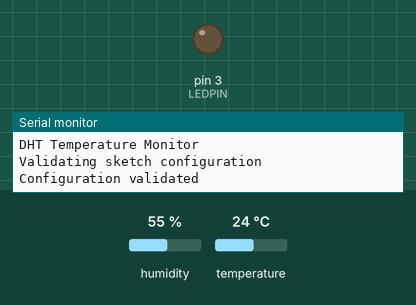
The sketch below on a simulated Arduino Uno, built with avr-gcc and run on an emulated ATmega328P. Shown: output pins drawn as LEDs (lit = HIGH), the last lines printed to the serial monitor. The test bench sets the inputs (shaded band); at power-on: humidity 55 %, temperature 24 °C.

Above: at 0.8 s.
At 3.1 s:
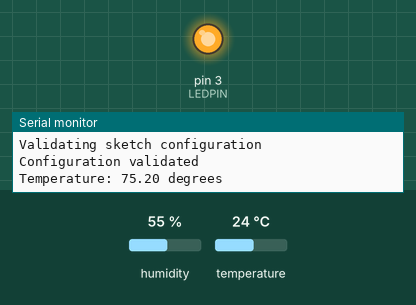
Timing chart, 0 to 4.6 s (numbered marks = the images above):
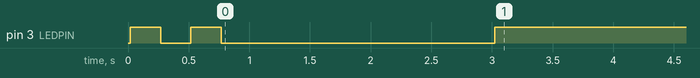

Measured:
- by itself, pin 3 (LEDPIN): HIGH → LOW at 0.27 s, → HIGH 0.25 s later, → LOW 0.25 s later, → HIGH 2.3 s later

The sketch:

arduino-dht22-2.ino
```cpp
// This sketch started as an Example testing sketch for various DHT humidity/temperature sensors
// Written by ladyada, public domain

// Modified (with new behavior) by John M. Wargo

#include "DHT.h"

#define DHTPIN 2 // The pin the sensor is connected to
#define LEDPIN 3 // the pin the LED is connected to

// Uncomment the line for the specific hardware you're using
// commenting out the remaining lines
//#define DHTTYPE DHT11   // DHT 11
#define DHTTYPE DHT22 // DHT 22  (AM2302), AM2321
//#define DHTTYPE DHT21   // DHT 21 (AM2301)

// constants used to determine the trigger direction
// greater or less than the trigger value
const int LESS_THAN = 0;
const int GREATER_THAN = 1;

// set this value to the temperature you want to
// trigger the LED on/off
const int TRIGGER_TEMP = 72; // Degrees F
// Trigger direction: trigger the LED when the temp is...
const int TRIGGER_DIRECTION = GREATER_THAN;
//const int TRIGGER_DIRECTION = LESS_THAN;
// Valid options are GREATER_THAN or LESS_THAN

// Create DHT sensor object for the specific hardware
// configuration we're using
DHT dht(DHTPIN, DHTTYPE);

void setup() {
  // initialize the serial communication link between the
  // Arduino device and the computer system running the Serial Monitor
  Serial.begin(9600);
  Serial.println("DHT Temperature Monitor");

  Serial.println("Validating sketch configuration");
  // check to make sure trigger direction is a valid value
  if ((TRIGGER_DIRECTION < LESS_THAN) || (TRIGGER_DIRECTION > GREATER_THAN)) {
    Serial.println("Invalid value for TRIGGER_DIRECTION, please fix the sketch and try again");
    // The code is broken, so loop infinitely
    while (true);
    // the sketch gets stuck here, and never blinks the LED.
  }
  Serial.println("Configuration validated");

  // configure the LED pin for output mode
  pinMode(LEDPIN, OUTPUT);

  // Initialize the dht object
  dht.begin();

  // blink the LED twice so you can tell the sketch is working.
  blinkLED(2, 250);
}

void loop() {

  // Wait two seconds between measurements
  delay(2000);

  // ==========================================================================
  // Reading temperature or humidity takes about 250 milliseconds!
  // Sensor readings may also be up to 2 seconds 'old' (its a very slow sensor)
  // ==========================================================================

  // Read temperature in degrees Fahrenheit
  float currTemp = dht.readTemperature(true);
  // To work in degrees Celsius, do the following:
  //float currTemp = dht.readTemperature(false);
  // or you can use this alternate method:
  //float currTemp = dht.readTemperature();

  Serial.print("Temperature: ");
  Serial.print(currTemp);
  Serial.println(" degrees");

  // Make sure the sketch was able to read values
  // from the sensor before continuing.
  // The return exits the loop (try again)
  if (isnan(currTemp))  {
    Serial.println("Failed to read from DHT sensor!");
    return;
  }

  // If we got here, we've got a valid temp reading,
  // so we can do something with it.
  if (TRIGGER_DIRECTION < GREATER_THAN) {
    // Then we're doing a less than option, so check to
    // see if the current temp is less than the trigger temp and
    // write the appropriate value to the output pin
    digitalWrite(LEDPIN, (currTemp < TRIGGER_TEMP) ? HIGH : LOW);
  } else {
    // Otherwise, we're doing a greater than option, so check to
    // see if the current temp is greater than the trigger temp and
    // write the appropriate value to the output pin
    digitalWrite(LEDPIN, (currTemp > TRIGGER_TEMP) ? HIGH : LOW);
  }

}

void blinkLED(int loopCount, int duration) {
  for (int i = 1; i <= loopCount; i++) {
    // turn the LED on (HIGH is the voltage level)
    digitalWrite(LEDPIN, HIGH);
    // wait for a duration milliseconds
    delay(duration);
    // turn the LED off by making the voltage LOW
    digitalWrite(LEDPIN, LOW);
    // wait for a duration milliseconds
    delay(duration);
  }
}
```
